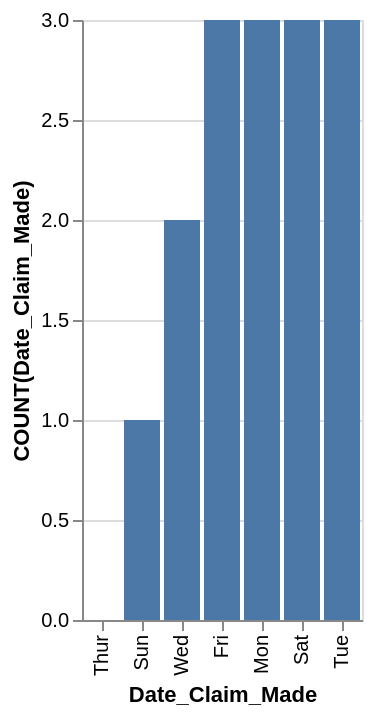

Here is the Vega-Lite specification saved for this chart:
### Vega-Lite specification from a JSON file in a GitHub repository (floating-point values rounded to 4 significant figures)
{"data": {"values": [{"x_data": "Thur", "y_data": 0}, {"x_data": "Sun", "y_data": 1}, {"x_data": "Wed", "y_data": 2}, {"x_data": "Fri", "y_data": 3}, {"x_data": "Mon", "y_data": 3}, {"x_data": "Sat", "y_data": 3}, {"x_data": "Tue", "y_data": 3}]}, "mark": "bar", "encoding": {"x": {"field": "x_data", "type": "nominal", "title": "Date_Claim_Made", "sort": {"op": "sum", "field": "y_data", "order": "ascending"}}, "y": {"field": "y_data", "type": "quantitative", "title": "COUNT(Date_Claim_Made)"}}}
